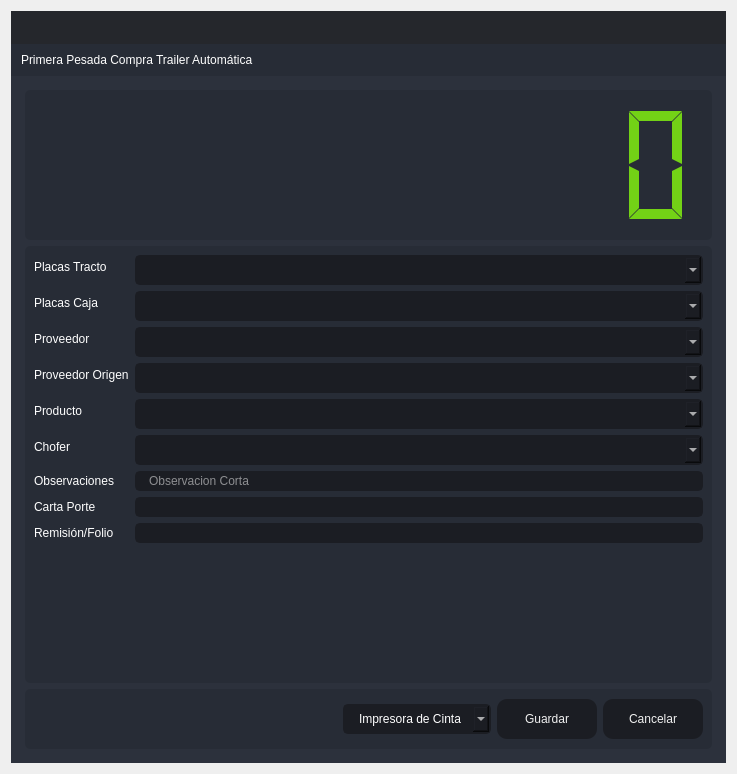
<?xml version="1.0" encoding="UTF-8"?>
<ui version="4.0">
 <class>PrimeraPTA</class>
 <widget class="QDialog" name="PrimeraPTA">
  <property name="windowModality">
   <enum>Qt::ApplicationModal</enum>
  </property>
  <property name="geometry">
   <rect>
    <x>0</x>
    <y>0</y>
    <width>737</width>
    <height>774</height>
   </rect>
  </property>
  <property name="minimumSize">
   <size>
    <width>737</width>
    <height>774</height>
   </size>
  </property>
  <property name="maximumSize">
   <size>
    <width>737</width>
    <height>774</height>
   </size>
  </property>
  <property name="windowTitle">
   <string>Primera Pesada Compra Trailer Automática</string>
  </property>
  <layout class="QVBoxLayout" name="verticalLayout_6">
   <item>
    <widget class="QFrame" name="frame_main">
     <property name="styleSheet">
      <string notr="true">/* LINE EDIT */
QLineEdit {
	background-color: rgb(27, 29, 35);
	border-radius: 5px;
	border: 2px solid rgb(27, 29, 35);
	padding-left: 10px;
}
QLineEdit:hover {
	border: 2px solid rgb(64, 71, 88);
}
QLineEdit:focus {
	border: 2px solid rgb(91, 101, 124);
}

/* SCROLL BARS */
QScrollBar:horizontal {
    border: none;
    background: rgb(52, 59, 72);
    height: 14px;
    margin: 0px 21px 0 21px;
	border-radius: 0px;
}
QScrollBar::handle:horizontal {
    background: rgb(85, 170, 255);
    min-width: 25px;
	border-radius: 7px
}
QScrollBar::add-line:horizontal {
    border: none;
    background: rgb(55, 63, 77);
    width: 20px;
	border-top-right-radius: 7px;
    border-bottom-right-radius: 7px;
    subcontrol-position: right;
    subcontrol-origin: margin;
}
QScrollBar::sub-line:horizontal {
    border: none;
    background: rgb(55, 63, 77);
    width: 20px;
	border-top-left-radius: 7px;
    border-bottom-left-radius: 7px;
    subcontrol-position: left;
    subcontrol-origin: margin;
}
QScrollBar::up-arrow:horizontal, QScrollBar::down-arrow:horizontal
{
     background: none;
}
QScrollBar::add-page:horizontal, QScrollBar::sub-page:horizontal
{
     background: none;
}
 QScrollBar:vertical {
	border: none;
    background: rgb(52, 59, 72);
    width: 14px;
    margin: 21px 0 21px 0;
	border-radius: 0px;
 }
 QScrollBar::handle:vertical {	
	background: rgb(85, 170, 255);
    min-height: 25px;
	border-radius: 7px
 }
 QScrollBar::add-line:vertical {
     border: none;
    background: rgb(55, 63, 77);
     height: 20px;
	border-bottom-left-radius: 7px;
    border-bottom-right-radius: 7px;
     subcontrol-position: bottom;
     subcontrol-origin: margin;
 }
 QScrollBar::sub-line:vertical {
	border: none;
    background: rgb(55, 63, 77);
     height: 20px;
	border-top-left-radius: 7px;
    border-top-right-radius: 7px;
     subcontrol-position: top;
     subcontrol-origin: margin;
 }
 QScrollBar::up-arrow:vertical, QScrollBar::down-arrow:vertical {
     background: none;
 }

 QScrollBar::add-page:vertical, QScrollBar::sub-page:vertical {
     background: none;
 }

/* CHECKBOX */
QCheckBox::indicator {
    border: 3px solid rgb(52, 59, 72);
	width: 15px;
	height: 15px;
	border-radius: 10px;
    background: rgb(44, 49, 60);
}
QCheckBox::indicator:hover {
    border: 3px solid rgb(58, 66, 81);
}
QCheckBox::indicator:checked {
    background: 3px solid rgb(52, 59, 72);
	border: 3px solid rgb(52, 59, 72);	
	background-image: url(:/16x16/icons/16x16/cil-check-alt.png);
}

/* RADIO BUTTON */
QRadioButton::indicator {
    border: 3px solid rgb(52, 59, 72);
	width: 15px;
	height: 15px;
	border-radius: 10px;
    background: rgb(44, 49, 60);
}
QRadioButton::indicator:hover {
    border: 3px solid rgb(58, 66, 81);
}
QRadioButton::indicator:checked {
    background: 3px solid rgb(94, 106, 130);
	border: 3px solid rgb(52, 59, 72);	
}

/* COMBOBOX */
QComboBox{
	background-color: rgb(27, 29, 35);
	border-radius: 5px;
	border: 2px solid rgb(27, 29, 35);
	padding: 5px;
	padding-left: 10px;
}
QComboBox:hover{
	border: 2px solid rgb(64, 71, 88);
}
QComboBox::drop-down {
	subcontrol-origin: padding;
	subcontrol-position: top right;
	width: 25px; 
	border-left-width: 3px;
	border-left-color: rgba(39, 44, 54, 150);
	border-left-style: solid;
	border-top-right-radius: 3px;
	border-bottom-right-radius: 3px;	
	background-image: url(:/16x16/icons/16x16/cil-arrow-bottom.png);
	background-position: center;
	background-repeat: no-reperat;
 }
QComboBox QAbstractItemView {
	color: rgb(85, 170, 255);	
	background-color: rgb(27, 29, 35);
	padding: 10px;
	selection-background-color: rgb(39, 44, 54);
}

/* SLIDERS */
QSlider::groove:horizontal {
    border-radius: 9px;
    height: 18px;
	margin: 0px;
	background-color: rgb(52, 59, 72);
}
QSlider::groove:horizontal:hover {
	background-color: rgb(55, 62, 76);
}
QSlider::handle:horizontal {
    background-color: rgb(85, 170, 255);
    border: none;
    height: 18px;
    width: 18px;
    margin: 0px;
	border-radius: 9px;
}
QSlider::handle:horizontal:hover {
    background-color: rgb(105, 180, 255);
}
QSlider::handle:horizontal:pressed {
    background-color: rgb(65, 130, 195);
}

QSlider::groove:vertical {
    border-radius: 9px;
    width: 18px;
    margin: 0px;
	background-color: rgb(52, 59, 72);
}
QSlider::groove:vertical:hover {
	background-color: rgb(55, 62, 76);
}
QSlider::handle:vertical {
    background-color: rgb(85, 170, 255);
	border: none;
    height: 18px;
    width: 18px;
    margin: 0px;
	border-radius: 9px;
}
QSlider::handle:vertical:hover {
    background-color: rgb(105, 180, 255);
}
QSlider::handle:vertical:pressed {
    background-color: rgb(65, 130, 195);
}

</string>
     </property>
     <property name="frameShape">
      <enum>QFrame::NoFrame</enum>
     </property>
     <property name="frameShadow">
      <enum>QFrame::Raised</enum>
     </property>
     <layout class="QVBoxLayout" name="verticalLayout">
      <property name="spacing">
       <number>0</number>
      </property>
      <property name="leftMargin">
       <number>0</number>
      </property>
      <property name="topMargin">
       <number>0</number>
      </property>
      <property name="rightMargin">
       <number>0</number>
      </property>
      <property name="bottomMargin">
       <number>0</number>
      </property>
      <item>
       <widget class="QFrame" name="frame_top">
        <property name="minimumSize">
         <size>
          <width>0</width>
          <height>65</height>
         </size>
        </property>
        <property name="maximumSize">
         <size>
          <width>16777215</width>
          <height>65</height>
         </size>
        </property>
        <property name="styleSheet">
         <string notr="true">background-color: transparent;</string>
        </property>
        <property name="frameShape">
         <enum>QFrame::NoFrame</enum>
        </property>
        <property name="frameShadow">
         <enum>QFrame::Raised</enum>
        </property>
        <layout class="QHBoxLayout" name="horizontalLayout_3">
         <property name="spacing">
          <number>0</number>
         </property>
         <property name="leftMargin">
          <number>0</number>
         </property>
         <property name="topMargin">
          <number>0</number>
         </property>
         <property name="rightMargin">
          <number>0</number>
         </property>
         <property name="bottomMargin">
          <number>0</number>
         </property>
         <item>
          <widget class="QFrame" name="frame_toggle">
           <property name="maximumSize">
            <size>
             <width>70</width>
             <height>16777215</height>
            </size>
           </property>
           <property name="styleSheet">
            <string notr="true">background-color: rgb(27, 29, 35);</string>
           </property>
           <property name="frameShape">
            <enum>QFrame::NoFrame</enum>
           </property>
           <property name="frameShadow">
            <enum>QFrame::Raised</enum>
           </property>
           <layout class="QVBoxLayout" name="verticalLayout_3">
            <property name="spacing">
             <number>0</number>
            </property>
            <property name="leftMargin">
             <number>0</number>
            </property>
            <property name="topMargin">
             <number>0</number>
            </property>
            <property name="rightMargin">
             <number>0</number>
            </property>
            <property name="bottomMargin">
             <number>0</number>
            </property>
           </layout>
          </widget>
         </item>
         <item>
          <widget class="QFrame" name="frame_top_right">
           <property name="styleSheet">
            <string notr="true">background: transparent;</string>
           </property>
           <property name="frameShape">
            <enum>QFrame::NoFrame</enum>
           </property>
           <property name="frameShadow">
            <enum>QFrame::Raised</enum>
           </property>
           <layout class="QVBoxLayout" name="verticalLayout_2">
            <property name="spacing">
             <number>0</number>
            </property>
            <property name="leftMargin">
             <number>0</number>
            </property>
            <property name="topMargin">
             <number>0</number>
            </property>
            <property name="rightMargin">
             <number>0</number>
            </property>
            <property name="bottomMargin">
             <number>0</number>
            </property>
            <item>
             <widget class="QFrame" name="frame_top_btns">
              <property name="maximumSize">
               <size>
                <width>16777215</width>
                <height>42</height>
               </size>
              </property>
              <property name="styleSheet">
               <string notr="true">background-color: rgba(27, 29, 35, 200)</string>
              </property>
              <property name="frameShape">
               <enum>QFrame::NoFrame</enum>
              </property>
              <property name="frameShadow">
               <enum>QFrame::Raised</enum>
              </property>
              <layout class="QHBoxLayout" name="horizontalLayout_4">
               <property name="spacing">
                <number>0</number>
               </property>
               <property name="leftMargin">
                <number>0</number>
               </property>
               <property name="topMargin">
                <number>0</number>
               </property>
               <property name="rightMargin">
                <number>0</number>
               </property>
               <property name="bottomMargin">
                <number>0</number>
               </property>
               <item>
                <widget class="QFrame" name="frame_label_top_btns">
                 <property name="sizePolicy">
                  <sizepolicy hsizetype="Expanding" vsizetype="Preferred">
                   <horstretch>0</horstretch>
                   <verstretch>0</verstretch>
                  </sizepolicy>
                 </property>
                 <property name="frameShape">
                  <enum>QFrame::NoFrame</enum>
                 </property>
                 <property name="frameShadow">
                  <enum>QFrame::Raised</enum>
                 </property>
                 <layout class="QHBoxLayout" name="horizontalLayout_10">
                  <property name="spacing">
                   <number>0</number>
                  </property>
                  <property name="leftMargin">
                   <number>5</number>
                  </property>
                  <property name="topMargin">
                   <number>0</number>
                  </property>
                  <property name="rightMargin">
                   <number>10</number>
                  </property>
                  <property name="bottomMargin">
                   <number>0</number>
                  </property>
                 </layout>
                </widget>
               </item>
               <item alignment="Qt::AlignRight">
                <widget class="QFrame" name="frame_btns_right">
                 <property name="sizePolicy">
                  <sizepolicy hsizetype="Expanding" vsizetype="Preferred">
                   <horstretch>0</horstretch>
                   <verstretch>0</verstretch>
                  </sizepolicy>
                 </property>
                 <property name="maximumSize">
                  <size>
                   <width>120</width>
                   <height>16777215</height>
                  </size>
                 </property>
                 <property name="frameShape">
                  <enum>QFrame::NoFrame</enum>
                 </property>
                 <property name="frameShadow">
                  <enum>QFrame::Raised</enum>
                 </property>
                 <layout class="QHBoxLayout" name="horizontalLayout_5">
                  <property name="spacing">
                   <number>0</number>
                  </property>
                  <property name="leftMargin">
                   <number>0</number>
                  </property>
                  <property name="topMargin">
                   <number>0</number>
                  </property>
                  <property name="rightMargin">
                   <number>0</number>
                  </property>
                  <property name="bottomMargin">
                   <number>0</number>
                  </property>
                 </layout>
                </widget>
               </item>
              </layout>
             </widget>
            </item>
            <item>
             <widget class="QFrame" name="frame_top_info">
              <property name="maximumSize">
               <size>
                <width>16777215</width>
                <height>65</height>
               </size>
              </property>
              <property name="styleSheet">
               <string notr="true">background-color: rgb(39, 44, 54);</string>
              </property>
              <property name="frameShape">
               <enum>QFrame::NoFrame</enum>
              </property>
              <property name="frameShadow">
               <enum>QFrame::Raised</enum>
              </property>
              <layout class="QHBoxLayout" name="horizontalLayout_8">
               <property name="spacing">
                <number>0</number>
               </property>
               <property name="leftMargin">
                <number>10</number>
               </property>
               <property name="topMargin">
                <number>0</number>
               </property>
               <property name="rightMargin">
                <number>10</number>
               </property>
               <property name="bottomMargin">
                <number>0</number>
               </property>
               <item>
                <widget class="QLabel" name="label">
                 <property name="styleSheet">
                  <string notr="true">font: 75 16pt &quot;MS Shell Dlg 2&quot;;
color: rgb(255, 255, 255);</string>
                 </property>
                 <property name="text">
                  <string>Primera Pesada Compra Trailer Automática</string>
                 </property>
                </widget>
               </item>
              </layout>
             </widget>
            </item>
           </layout>
          </widget>
         </item>
        </layout>
       </widget>
      </item>
      <item>
       <widget class="QFrame" name="frame_center">
        <property name="sizePolicy">
         <sizepolicy hsizetype="Expanding" vsizetype="Expanding">
          <horstretch>0</horstretch>
          <verstretch>0</verstretch>
         </sizepolicy>
        </property>
        <property name="styleSheet">
         <string notr="true">background-color: rgb(40, 44, 52);</string>
        </property>
        <property name="frameShape">
         <enum>QFrame::NoFrame</enum>
        </property>
        <property name="frameShadow">
         <enum>QFrame::Raised</enum>
        </property>
        <layout class="QHBoxLayout" name="horizontalLayout_2">
         <property name="spacing">
          <number>0</number>
         </property>
         <property name="leftMargin">
          <number>0</number>
         </property>
         <property name="topMargin">
          <number>0</number>
         </property>
         <property name="rightMargin">
          <number>0</number>
         </property>
         <property name="bottomMargin">
          <number>0</number>
         </property>
         <item>
          <widget class="QFrame" name="frame_content_right">
           <property name="styleSheet">
            <string notr="true">background-color: rgb(44, 49, 60);</string>
           </property>
           <property name="frameShape">
            <enum>QFrame::NoFrame</enum>
           </property>
           <property name="frameShadow">
            <enum>QFrame::Raised</enum>
           </property>
           <layout class="QVBoxLayout" name="verticalLayout_4">
            <property name="spacing">
             <number>0</number>
            </property>
            <property name="leftMargin">
             <number>0</number>
            </property>
            <property name="topMargin">
             <number>0</number>
            </property>
            <property name="rightMargin">
             <number>0</number>
            </property>
            <property name="bottomMargin">
             <number>0</number>
            </property>
            <item>
             <widget class="QFrame" name="frame_content">
              <property name="frameShape">
               <enum>QFrame::NoFrame</enum>
              </property>
              <property name="frameShadow">
               <enum>QFrame::Raised</enum>
              </property>
              <layout class="QVBoxLayout" name="verticalLayout_9">
               <property name="spacing">
                <number>0</number>
               </property>
               <property name="leftMargin">
                <number>5</number>
               </property>
               <property name="topMargin">
                <number>5</number>
               </property>
               <property name="rightMargin">
                <number>5</number>
               </property>
               <property name="bottomMargin">
                <number>5</number>
               </property>
               <item>
                <widget class="QStackedWidget" name="stackedWidget">
                 <property name="styleSheet">
                  <string notr="true">background: transparent;</string>
                 </property>
                 <property name="currentIndex">
                  <number>0</number>
                 </property>
                 <widget class="QWidget" name="page_home">
                  <layout class="QVBoxLayout" name="verticalLayout_10">
                   <item>
                    <widget class="QFrame" name="frame_3">
                     <property name="minimumSize">
                      <size>
                       <width>0</width>
                       <height>150</height>
                      </size>
                     </property>
                     <property name="maximumSize">
                      <size>
                       <width>16777215</width>
                       <height>150</height>
                      </size>
                     </property>
                     <property name="styleSheet">
                      <string notr="true">background-color: rgb(39, 44, 54);
border-radius: 5px;</string>
                     </property>
                     <property name="frameShape">
                      <enum>QFrame::StyledPanel</enum>
                     </property>
                     <property name="frameShadow">
                      <enum>QFrame::Raised</enum>
                     </property>
                     <layout class="QVBoxLayout" name="verticalLayout_11">
                      <item>
                       <layout class="QVBoxLayout" name="verticalLayout_8">
                        <item>
                         <widget class="QLCDNumber" name="lcdNumber_7">
                          <property name="styleSheet">
                           <string notr="true">color:rgb(115, 210, 22)</string>
                          </property>
                          <property name="digitCount">
                           <number>10</number>
                          </property>
                          <property name="segmentStyle">
                           <enum>QLCDNumber::Flat</enum>
                          </property>
                          <property name="value" stdset="0">
                           <double>0.000000000000000</double>
                          </property>
                         </widget>
                        </item>
                       </layout>
                      </item>
                     </layout>
                    </widget>
                   </item>
                   <item>
                    <widget class="QFrame" name="frame">
                     <property name="styleSheet">
                      <string notr="true">background-color: rgb(39, 44, 54);
border-radius: 5px;</string>
                     </property>
                     <property name="frameShape">
                      <enum>QFrame::StyledPanel</enum>
                     </property>
                     <property name="frameShadow">
                      <enum>QFrame::Raised</enum>
                     </property>
                     <layout class="QVBoxLayout" name="verticalLayout_5">
                      <item>
                       <layout class="QVBoxLayout" name="verticalLayout_12">
                        <item>
                         <layout class="QFormLayout" name="formLayout">
                          <item row="0" column="0">
                           <widget class="QLabel" name="label_2">
                            <property name="styleSheet">
                             <string notr="true">color: rgb(255, 255, 255);
font: 75 12pt &quot;MS Shell Dlg 2&quot;;</string>
                            </property>
                            <property name="text">
                             <string>Placas Tracto</string>
                            </property>
                           </widget>
                          </item>
                          <item row="0" column="1">
                           <widget class="QComboBox" name="comboBox_placas">
                            <property name="styleSheet">
                             <string notr="true">QComboBox{
	background-color: rgb(27, 29, 35);
	border-radius: 5px;
	border: 2px solid rgb(27, 29, 35);
	padding: 5px;
	padding-left: 14px;
	color: rgb(255, 255, 255);
    font: 75 12pt &quot;MS Shell Dlg 2&quot;;
}
QComboBox:hover{
	border: 2px solid rgb(64, 71, 88);
}
QComboBox QAbstractItemView {
	color: rgb(85, 170, 255);	
	background-color: rgb(27, 29, 35);
	padding: 10px;
	selection-background-color: rgb(39, 44, 54);
}</string>
                            </property>
                           </widget>
                          </item>
                          <item row="2" column="0">
                           <widget class="QLabel" name="label_3">
                            <property name="styleSheet">
                             <string notr="true">color: rgb(255, 255, 255);
font: 75 12pt &quot;MS Shell Dlg 2&quot;;</string>
                            </property>
                            <property name="text">
                             <string>Proveedor</string>
                            </property>
                           </widget>
                          </item>
                          <item row="2" column="1">
                           <widget class="QComboBox" name="comboBox_proveedor">
                            <property name="styleSheet">
                             <string notr="true">QComboBox{
	background-color: rgb(27, 29, 35);
	border-radius: 5px;
	border: 2px solid rgb(27, 29, 35);
	padding: 5px;
	padding-left: 14px;
	color: rgb(255, 255, 255);
    font: 75 12pt &quot;MS Shell Dlg 2&quot;;
}
QComboBox:hover{
	border: 2px solid rgb(64, 71, 88);
}
QComboBox QAbstractItemView {
	color: rgb(85, 170, 255);	
	background-color: rgb(27, 29, 35);
	padding: 10px;
	selection-background-color: rgb(39, 44, 54);
}</string>
                            </property>
                           </widget>
                          </item>
                          <item row="3" column="0">
                           <widget class="QLabel" name="label_4">
                            <property name="styleSheet">
                             <string notr="true">color: rgb(255, 255, 255);
font: 75 12pt &quot;MS Shell Dlg 2&quot;;</string>
                            </property>
                            <property name="text">
                             <string>Proveedor Origen</string>
                            </property>
                           </widget>
                          </item>
                          <item row="3" column="1">
                           <widget class="QComboBox" name="comboBox_proveedor_origen">
                            <property name="styleSheet">
                             <string notr="true">QComboBox{
	background-color: rgb(27, 29, 35);
	border-radius: 5px;
	border: 2px solid rgb(27, 29, 35);
	padding: 5px;
	padding-left: 14px;
	color: rgb(255, 255, 255);
    font: 75 12pt &quot;MS Shell Dlg 2&quot;;
}
QComboBox:hover{
	border: 2px solid rgb(64, 71, 88);
}
QComboBox QAbstractItemView {
	color: rgb(85, 170, 255);	
	background-color: rgb(27, 29, 35);
	padding: 10px;
	selection-background-color: rgb(39, 44, 54);
}</string>
                            </property>
                           </widget>
                          </item>
                          <item row="4" column="0">
                           <widget class="QLabel" name="label_5">
                            <property name="styleSheet">
                             <string notr="true">color: rgb(255, 255, 255);
font: 75 12pt &quot;MS Shell Dlg 2&quot;;</string>
                            </property>
                            <property name="text">
                             <string>Producto</string>
                            </property>
                           </widget>
                          </item>
                          <item row="4" column="1">
                           <widget class="QComboBox" name="comboBox_productos">
                            <property name="styleSheet">
                             <string notr="true">QComboBox{
	background-color: rgb(27, 29, 35);
	border-radius: 5px;
	border: 2px solid rgb(27, 29, 35);
	padding: 5px;
	padding-left: 14px;
	color: rgb(255, 255, 255);
    font: 75 12pt &quot;MS Shell Dlg 2&quot;;
}
QComboBox:hover{
	border: 2px solid rgb(64, 71, 88);
}
QComboBox QAbstractItemView {
	color: rgb(85, 170, 255);	
	background-color: rgb(27, 29, 35);
	padding: 10px;
	selection-background-color: rgb(39, 44, 54);
}</string>
                            </property>
                           </widget>
                          </item>
                          <item row="5" column="0">
                           <widget class="QLabel" name="label_6">
                            <property name="styleSheet">
                             <string notr="true">color: rgb(255, 255, 255);
font: 75 12pt &quot;MS Shell Dlg 2&quot;;</string>
                            </property>
                            <property name="text">
                             <string>Chofer</string>
                            </property>
                           </widget>
                          </item>
                          <item row="5" column="1">
                           <widget class="QComboBox" name="comboBox_operador">
                            <property name="styleSheet">
                             <string notr="true">QComboBox{
	background-color: rgb(27, 29, 35);
	border-radius: 5px;
	border: 2px solid rgb(27, 29, 35);
	padding: 5px;
	padding-left: 14px;
	color: rgb(255, 255, 255);
    font: 75 12pt &quot;MS Shell Dlg 2&quot;;
}
QComboBox:hover{
	border: 2px solid rgb(64, 71, 88);
}
QComboBox QAbstractItemView {
	color: rgb(85, 170, 255);	
	background-color: rgb(27, 29, 35);
	padding: 10px;
	selection-background-color: rgb(39, 44, 54);
}</string>
                            </property>
                           </widget>
                          </item>
                          <item row="6" column="0">
                           <widget class="QLabel" name="label_7">
                            <property name="styleSheet">
                             <string notr="true">color: rgb(255, 255, 255);
font: 75 12pt &quot;MS Shell Dlg 2&quot;;</string>
                            </property>
                            <property name="text">
                             <string>Observaciones</string>
                            </property>
                           </widget>
                          </item>
                          <item row="7" column="0">
                           <widget class="QLabel" name="label_8">
                            <property name="styleSheet">
                             <string notr="true">color: rgb(255, 255, 255);
font: 75 12pt &quot;MS Shell Dlg 2&quot;;</string>
                            </property>
                            <property name="text">
                             <string>Carta Porte</string>
                            </property>
                           </widget>
                          </item>
                          <item row="7" column="1">
                           <widget class="QLineEdit" name="cartaporte">
                            <property name="styleSheet">
                             <string notr="true">QLineEdit {
	background-color: rgb(27, 29, 35);
	border-radius: 5px;
	border: 2px solid rgb(27, 29, 35);
	padding-left: 10px;
	font: 75 12pt &quot;MS Shell Dlg 2&quot;;
	color: rgb(255, 255, 255);
}
QLineEdit:hover {
	border: 2px solid rgb(64, 71, 88);
}
QLineEdit:focus {
	border: 2px solid rgb(91, 101, 124);
}</string>
                            </property>
                           </widget>
                          </item>
                          <item row="8" column="0">
                           <widget class="QLabel" name="label_10">
                            <property name="styleSheet">
                             <string notr="true">color: rgb(255, 255, 255);
font: 75 12pt &quot;MS Shell Dlg 2&quot;;</string>
                            </property>
                            <property name="text">
                             <string>Remisión/Folio</string>
                            </property>
                           </widget>
                          </item>
                          <item row="8" column="1">
                           <widget class="QLineEdit" name="folio">
                            <property name="styleSheet">
                             <string notr="true">QLineEdit {
	background-color: rgb(27, 29, 35);
	border-radius: 5px;
	border: 2px solid rgb(27, 29, 35);
	padding-left: 10px;
	font: 75 12pt &quot;MS Shell Dlg 2&quot;;
	color: rgb(255, 255, 255);
}
QLineEdit:hover {
	border: 2px solid rgb(64, 71, 88);
}
QLineEdit:focus {
	border: 2px solid rgb(91, 101, 124);
}</string>
                            </property>
                           </widget>
                          </item>
                          <item row="9" column="0">
                           <widget class="Line" name="line">
                            <property name="orientation">
                             <enum>Qt::Horizontal</enum>
                            </property>
                           </widget>
                          </item>
                          <item row="1" column="0">
                           <widget class="QLabel" name="label_9">
                            <property name="styleSheet">
                             <string notr="true">color: rgb(255, 255, 255);
font: 75 12pt &quot;MS Shell Dlg 2&quot;;</string>
                            </property>
                            <property name="text">
                             <string>Placas Caja</string>
                            </property>
                           </widget>
                          </item>
                          <item row="1" column="1">
                           <widget class="QComboBox" name="comboBox_PlacasCaja">
                            <property name="styleSheet">
                             <string notr="true">QComboBox{
	background-color: rgb(27, 29, 35);
	border-radius: 5px;
	border: 2px solid rgb(27, 29, 35);
	padding: 5px;
	padding-left: 14px;
	color: rgb(255, 255, 255);
    font: 75 12pt &quot;MS Shell Dlg 2&quot;;
}
QComboBox:hover{
	border: 2px solid rgb(64, 71, 88);
}
QComboBox QAbstractItemView {
	color: rgb(85, 170, 255);	
	background-color: rgb(27, 29, 35);
	padding: 10px;
	selection-background-color: rgb(39, 44, 54);
}</string>
                            </property>
                           </widget>
                          </item>
                          <item row="6" column="1">
                           <widget class="QLineEdit" name="observaciones">
                            <property name="styleSheet">
                             <string notr="true">QLineEdit {
	background-color: rgb(27, 29, 35);
	border-radius: 5px;
	border: 2px solid rgb(27, 29, 35);
	padding-left: 10px;
	font: 75 12pt &quot;MS Shell Dlg 2&quot;;
	color: rgb(255, 255, 255);
}
QLineEdit:hover {
	border: 2px solid rgb(64, 71, 88);
}
QLineEdit:focus {
	border: 2px solid rgb(91, 101, 124);
}</string>
                            </property>
                            <property name="maxLength">
                             <number>125</number>
                            </property>
                            <property name="placeholderText">
                             <string>Observacion Corta</string>
                            </property>
                           </widget>
                          </item>
                         </layout>
                        </item>
                       </layout>
                      </item>
                     </layout>
                    </widget>
                   </item>
                   <item>
                    <widget class="QFrame" name="frame_2">
                     <property name="minimumSize">
                      <size>
                       <width>0</width>
                       <height>60</height>
                      </size>
                     </property>
                     <property name="maximumSize">
                      <size>
                       <width>16777215</width>
                       <height>60</height>
                      </size>
                     </property>
                     <property name="styleSheet">
                      <string notr="true">background-color: rgb(39, 44, 54);
border-radius: 5px;</string>
                     </property>
                     <property name="frameShape">
                      <enum>QFrame::StyledPanel</enum>
                     </property>
                     <property name="frameShadow">
                      <enum>QFrame::Raised</enum>
                     </property>
                     <layout class="QHBoxLayout" name="horizontalLayout_9">
                      <item>
                       <layout class="QGridLayout" name="gridLayout">
                        <item row="0" column="0">
                         <spacer name="horizontalSpacer">
                          <property name="orientation">
                           <enum>Qt::Horizontal</enum>
                          </property>
                          <property name="sizeHint" stdset="0">
                           <size>
                            <width>40</width>
                            <height>20</height>
                           </size>
                          </property>
                         </spacer>
                        </item>
                        <item row="0" column="2">
                         <widget class="QPushButton" name="btn_guardar">
                          <property name="minimumSize">
                           <size>
                            <width>100</width>
                            <height>40</height>
                           </size>
                          </property>
                          <property name="styleSheet">
                           <string notr="true">QPushButton {
	border-color: rgb(27, 29, 35);
	font: 75 10pt &quot;MS Shell Dlg 2&quot;;
	color: rgb(240, 240, 240);
	background-color: rgb(27, 29, 35);
	border: 0px solid;
	border-radius: 10px;	
}
QPushButton:hover {
	background-color:rgb(44, 49, 60);
	border-color: rgb(27, 29, 35);
	border: 2px solid;
}</string>
                          </property>
                          <property name="text">
                           <string>Guardar</string>
                          </property>
                         </widget>
                        </item>
                        <item row="0" column="3">
                         <widget class="QPushButton" name="btnr">
                          <property name="minimumSize">
                           <size>
                            <width>100</width>
                            <height>40</height>
                           </size>
                          </property>
                          <property name="styleSheet">
                           <string notr="true">QPushButton {
	border-color: rgb(27, 29, 35);
	font: 75 10pt &quot;MS Shell Dlg 2&quot;;
	color: rgb(240, 240, 240);
	background-color: rgb(27, 29, 35);
	border: 0px solid;
	border-radius: 10px;	
}
QPushButton:hover {
	background-color:rgb(44, 49, 60);
	border-color: rgb(27, 29, 35);
	border: 2px solid;
}</string>
                          </property>
                          <property name="text">
                           <string>Cancelar</string>
                          </property>
                         </widget>
                        </item>
                        <item row="0" column="1">
                         <widget class="QComboBox" name="comboBox_impresora">
                          <property name="styleSheet">
                           <string notr="true">QComboBox{
	background-color: rgb(27, 29, 35);
	border-radius: 5px;
	border: 2px solid rgb(27, 29, 35);
	padding: 5px;
	padding-left: 14px;
	color: rgb(255, 255, 255);
    font: 75 12pt &quot;MS Shell Dlg 2&quot;;
}
QComboBox:hover{
	border: 2px solid rgb(64, 71, 88);
}
QComboBox QAbstractItemView {
	color: rgb(85, 170, 255);	
	background-color: rgb(27, 29, 35);
	padding: 10px;
	selection-background-color: rgb(39, 44, 54);
}</string>
                          </property>
                          <item>
                           <property name="text">
                            <string>Impresora de Cinta</string>
                           </property>
                          </item>
                          <item>
                           <property name="text">
                            <string>Impresora Windows</string>
                           </property>
                          </item>
                         </widget>
                        </item>
                       </layout>
                      </item>
                     </layout>
                    </widget>
                   </item>
                  </layout>
                 </widget>
                </widget>
               </item>
              </layout>
             </widget>
            </item>
           </layout>
          </widget>
         </item>
        </layout>
       </widget>
      </item>
     </layout>
    </widget>
   </item>
  </layout>
 </widget>
 <tabstops>
  <tabstop>comboBox_placas</tabstop>
  <tabstop>comboBox_PlacasCaja</tabstop>
  <tabstop>comboBox_proveedor</tabstop>
  <tabstop>comboBox_proveedor_origen</tabstop>
  <tabstop>comboBox_productos</tabstop>
  <tabstop>comboBox_operador</tabstop>
  <tabstop>observaciones</tabstop>
  <tabstop>cartaporte</tabstop>
  <tabstop>folio</tabstop>
  <tabstop>btn_guardar</tabstop>
  <tabstop>btnr</tabstop>
 </tabstops>
 <resources/>
 <connections/>
</ui>
